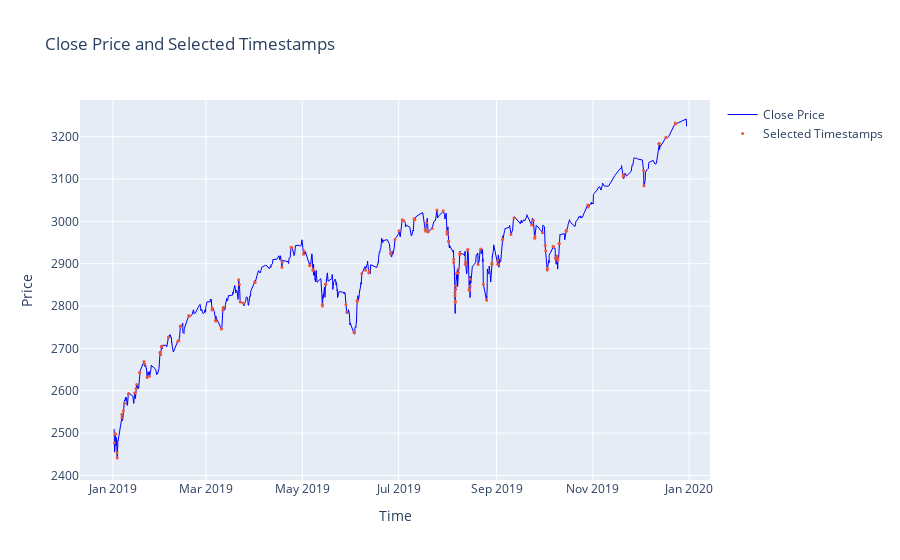

Notebook source saved alongside this figure:
### Markdown cell above
Here I apply CUSUM filter to dollar bars absolute returns to get selected timestamps. Here I plot only closing graph instead of usual candlestick so that it is easier to see the timestmps selected by the filter.

### Code cell
def get_abs_returns(bars: np.ndarray) -> np.ndarray:
    close_prices = pd.Series(bars[:, 4], index=bars[:, 0])
    return np.abs(close_prices.diff().astype(float))

dollar_rabs = get_abs_returns(dollar_bars)
events = getTEvents(dollar_rabs, h=20)
chosen_bars_df = pd.DataFrame(dollar_bars).set_index(0).loc[events, :]

fig = go.Figure(
    go.Scatter(x=dollar_bars[:, 0], y=dollar_bars[:, 4], line=dict(color="blue", width=1), name='Close Price')
).update_layout(xaxis_title="Time", yaxis_title="Price", title="Close Price and Selected Timestamps")
fig.add_trace(go.Scatter(
    x=chosen_bars_df.index, y=chosen_bars_df[4], mode='markers', marker=dict(size=3), name='Selected Timestamps'
    )
)
fig.show()

### Figure 1 — Plotly figure (JSON) as saved in the notebook; plotly's stock layout.template omitted (floating-point values rounded to 4 significant figures; data arrays with more than 128 entries replaced by an {"elided": "..."} marker saying what was removed)
{"data": [{"line": {"color": "blue", "width": 1}, "name": "Close Price", "type": "scatter", "x": {"elided": "1236 str values"}, "y": {"elided": "1236 float values"}}, {"marker": {"size": 3}, "mode": "markers", "name": "Selected Timestamps", "type": "scatter", "x": {"elided": "155 str values"}, "y": {"elided": "155 float values"}}], "layout": {"title": {"text": "Close Price and Selected Timestamps"}, "xaxis": {"title": {"text": "Time"}}, "yaxis": {"title": {"text": "Price"}}}}
